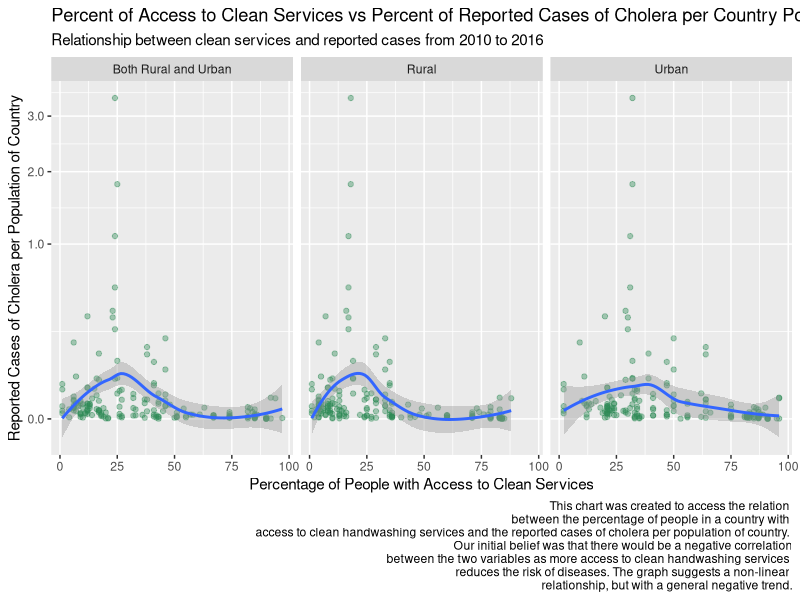

R code for this plot:
#Sean Lee Chart 1
library(dplyr)
library(ggplot2)
library(stringr)
library(tidyr)

#Cholera data
cholera <- read.csv("data/data_cholera_infection_rate.csv")

#Handwashing data
handwash <- read.csv("data/data_handwash.csv")

#Population data
population <- read.csv("data/data_country_population.csv")

#Convert Years to rows
population_filtered <- select(population, -c(Country.Code, Indicator.Name, Indicator.Code)) %>%
                      gather("Year", "Population", -Country.Name)%>%
                      rename(Country =Country.Name)
#Rename columns for handwash
handwash_filtered <- slice(handwash,3:n())
names(handwash_filtered) <-  paste0(names(handwash_filtered), ",") %>%
                               str_replace("\\.1,", ", Urban") %>%
                          str_replace("\\.2,", ", Rural") %>%
                          str_replace("\\,$", ", Both Rural and Urban")

#Remove Years to actual years
population_filtered$Year <- strtoi(str_replace(population_filtered$Year, "X", ""))

#Convert handwash years to rows
handwash_filtered <- rename(handwash_filtered, Countries = "X, Both Rural and Urban") %>%
                      gather("Year_and_type", "Percent", -Countries) %>%
                    separate("Year_and_type", into = c("Year","Urban_Rural_or_Both"), sep = ", ")%>%
                    rename(Country = Countries)

#Convert Percentages to integers
#String to integer function is from:
#https://www.tutorialkart.com/r-tutorial/r-convert-string-to-integer/#:~:text=To%20convert%20String%20to%20Integer%20in%20R%20programming%2C%20call%20strtoi,respect%20to%20the%20specified%20base.
handwash_filtered$Percent <- strtoi(handwash_filtered$Percent)
handwash_filtered <- filter(handwash_filtered, !is.na(handwash_filtered$Percent))

#Convert Year to actual years
handwash_filtered$Year <- strtoi(str_replace(handwash_filtered$Year, "X", ""))
      
#Join handwash_filtered and cholera
handwash_and_cholera <- inner_join(handwash_filtered, cholera)

#Join handwash_and_cholera with population_filtered, and
#create Proportion for Cholera Cases divided by Proportion of Sanitation
final_dataframe <- inner_join(handwash_and_cholera, population_filtered) %>%
                    mutate(cases_per_population = Number.of.reported.cases.of.cholera / Population * 100) %>%
                    filter(Year == 2016 | Year == 2015 | Year == 2014 | Year ==2013 | Year == 2012 | Year == 2011| Year == 2010 )

#Make our ggplot2 chart
chart_1 <- ggplot(data = final_dataframe, aes(x = Percent, y = cases_per_population)) +
                    geom_point(alpha = .4, color = "seagreen") +
                    geom_smooth()+facet_wrap(~Urban_Rural_or_Both) + 
                    xlab("Percentage of People with Access to Clean Services") +
                    ylab("Reported Cases of Cholera per Population of Country") +
                  # I got the scales::comma lable from:
                  #https://stackoverflow.com/questions/52602503/display-an-axis-value-in-millions-in-ggplot
                  #Square root scale is from:
                  #https://ggplot2-book.org/scales-guides.html
                    scale_y_sqrt(labels = scales::comma) + 
                    labs(title = "Percent of Access to Clean Services vs Percent of Reported Cases of Cholera per Country Population", 
                        subtitle = "Relationship between clean services and reported cases from 2010 to 2016", 
                        caption = "This chart was created to access the relation 
                        between the percentage of people in a country with 
                        access to clean handwashing services and the reported cases of cholera per population of country. 
                        Our initial belief was that there would be a negative correlation
                        between the two variables as more access to clean handwashing services 
                        reduces the risk of diseases. The graph suggests a non-linear 
                        relationship, but with a general negative trend.")

                    
chart_1
